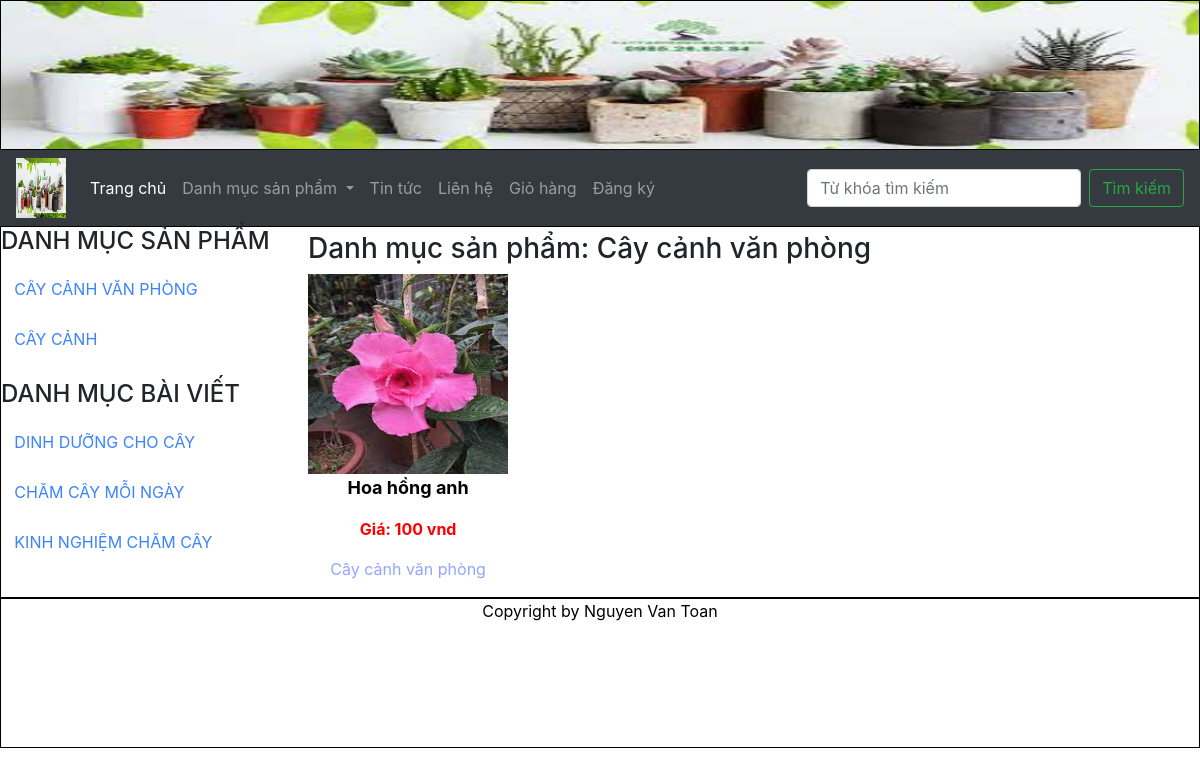
/index.php?quanly=danhmucsanpham&id=10, run on the app's committed database.
### tables this page shows
CREATE TABLE `tbl_danhmuc` (
  `maDanhMuc` int(11) NOT NULL,
  `tenDanhMuc` varchar(100) NOT NULL,
  `thutu` int(11) NOT NULL
);

CREATE TABLE `tbl_danhmucbaiviet` (
  `id_baiviet` int(11) NOT NULL,
  `tendanhmuc_baiviet` varchar(255) NOT NULL,
  `thutu` int(11) NOT NULL
);

CREATE TABLE `tbl_sanpham` (
  `id_sanpham` int(11) NOT NULL,
  `maSP` varchar(100) NOT NULL,
  `tenSP` varchar(250) NOT NULL,
  `hinhAnh` varchar(50) NOT NULL,
  `soLuong` int(11) NOT NULL,
  `giaTien` varchar(50) NOT NULL,
  `maDanhMuc` int(11) NOT NULL,
  `chieuCao` int(11) NOT NULL,
  `tomtat` text NOT NULL,
  `noidung` text NOT NULL
);

### pages/main/danhmucsanpham.php (the view)
<?php
    $sql_pro= "SELECT * from tbl_sanpham where tbl_sanpham.maDanhMuc = '$_GET[id]' order by id_sanpham desc";
    $query_pro = mysqli_query($mysqli,$sql_pro);
    $sql_cate = "SELECT * from tbl_danhmuc where tbl_danhmuc.maDanhMuc = '$_GET[id]' limit 1";
    $query_cate = mysqli_query($mysqli,$sql_cate);
    $row_title = mysqli_fetch_array($query_cate);
?>
<h3>Danh mục sản phẩm: <?php echo $row_title['tenDanhMuc']; ?></h3>
<div class="row">
    <?php
    while($row = mysqli_fetch_array($query_pro)){
    ?>
        <div class="col-md-3">
            <a href="index.php?quanly=sanpham&id=<?php echo $row['id_sanpham'] ?>">
                <img class="img img-responsive" width="100%" height="200px" src="admincp/modules/quanlysanpham/uploads/<?php echo $row['hinhAnh'] ?>" alt="">
            </a>
            <p class="title_product"><?php echo $row['tenSP'] ?></p>
            <a href="index.php?quanly=sanpham&id=<?php echo $row['id_sanpham'] ?>">
                <p class="price_product">Giá: <?php echo number_format($row['giaTien'],0,',','.') ?> vnd</p>
            </a>
            <a href="index.php?quanly=sanpham&id=<?php echo $row['id_sanpham'] ?>">
                <p style="text-align: center; color: #0027ff6b"><?php echo $row_title['tenDanhMuc'] ?></p>
            </a>
        </div>
    <?php
    }
    ?>
    </div>

### pages/sidebar/sidebar.php
<h4>DANH MỤC SẢN PHẨM</h4>
<ul class="list_sidebar">
    <?php
    $sql_danhmuc = "SELECT * from tbl_danhmuc order by maDanhMuc asc";
    $query_danhmuc = mysqli_query($mysqli,$sql_danhmuc);
    while($row = mysqli_fetch_array($query_danhmuc)){
    ?>
    <li  style="text-transform: uppercase;"><a href="index.php?quanly=danhmucsanpham&id=<?php echo $row['maDanhMuc'] ?>"><?php echo $row['tenDanhMuc'] ?></a></li>
    <?php
    }
    ?>
</ul>
<h4>DANH MỤC BÀI VIẾT</h4>
<ul class="list_sidebar">
    <?php
    $sql_danhmucbv = "SELECT * from tbl_danhmucbaiviet order by id_baiviet asc";
    $query_danhmucbv = mysqli_query($mysqli,$sql_danhmucbv);
    while($row = mysqli_fetch_array($query_danhmucbv)){
    ?>
    <li style="text-transform: uppercase;"><a href="index.php?quanly=danhmucbaiviet&id=<?php echo $row['id_baiviet'] ?>"><?php echo $row['tendanhmuc_baiviet'] ?></a></li>
    <?php
    }
    ?>
</ul>

### css/style.css (style rules this page uses)
body { margin: 0; padding: 0; }
ul.list_sidebar { padding: 0; width: 100%; list-style: none; }
ul.list_sidebar li { padding-right: 10px; }
ul.list_sidebar li a { font-size: 16px; text-decoration: none; color: rgb(59, 131, 255); line-height: 50px; margin-left: 5%; }
p.title_product { text-align: center; color: #000; font-size: 18px; font-weight: bold; }
p.price_product { text-align: center; color: red; font-size: 16px; font-weight: bold; }

### data on the page
tbl_danhmuc: tenDanhMuc "CÂY CẢNH VĂN PHÒNG", tenDanhMuc "Cây cảnh văn phòng"
tbl_danhmuc: tenDanhMuc "CÂY CẢNH"
tbl_danhmucbaiviet: tendanhmuc_baiviet "DINH DƯỠNG CHO CÂY"
tbl_danhmucbaiviet: tendanhmuc_baiviet "CHĂM CÂY MỖI NGÀY"
tbl_danhmucbaiviet: tendanhmuc_baiviet "KINH NGHIỆM CHĂM CÂY"
tbl_sanpham: hinhAnh (picture), tenSP "Hoa hồng anh", giaTien "100"
